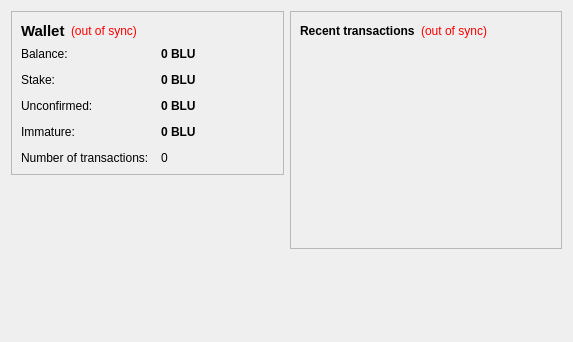
<?xml version="1.0" encoding="UTF-8"?>
<ui version="4.0">
 <class>OverviewPage</class>
 <widget class="QWidget" name="OverviewPage">
  <property name="geometry">
   <rect>
    <x>0</x>
    <y>0</y>
    <width>573</width>
    <height>342</height>
   </rect>
  </property>
  <property name="windowTitle">
   <string>Form</string>
  </property>
  <layout class="QHBoxLayout" name="horizontalLayout" stretch="1,1">
   <item>
    <layout class="QVBoxLayout" name="verticalLayout_2">
     <item>
      <widget class="QFrame" name="frame">
       <property name="frameShape">
        <enum>QFrame::StyledPanel</enum>
       </property>
       <property name="frameShadow">
        <enum>QFrame::Raised</enum>
       </property>
       <layout class="QVBoxLayout" name="verticalLayout_4">
        <item>
         <layout class="QHBoxLayout" name="horizontalLayout_4">
          <item>
           <widget class="QLabel" name="label_5">
            <property name="font">
             <font>
              <pointsize>11</pointsize>
              <weight>75</weight>
              <bold>true</bold>
             </font>
            </property>
            <property name="text">
             <string>Wallet</string>
            </property>
           </widget>
          </item>
          <item>
           <widget class="QLabel" name="labelWalletStatus">
            <property name="toolTip">
             <string>The displayed information may be out of date. Your wallet automatically synchronizes with the AmberCoin network after a connection is established, but this process has not completed yet.</string>
            </property>
            <property name="styleSheet">
             <string notr="true">QLabel { color: red; }</string>
            </property>
            <property name="text">
             <string notr="true">(out of sync)</string>
            </property>
            <property name="alignment">
             <set>Qt::AlignLeading|Qt::AlignLeft|Qt::AlignVCenter</set>
            </property>
           </widget>
          </item>
          <item>
           <spacer name="horizontalSpacer_2">
            <property name="orientation">
             <enum>Qt::Horizontal</enum>
            </property>
            <property name="sizeHint" stdset="0">
             <size>
              <width>40</width>
              <height>20</height>
             </size>
            </property>
           </spacer>
          </item>
         </layout>
        </item>
        <item>
         <layout class="QFormLayout" name="formLayout_2">
          <property name="fieldGrowthPolicy">
           <enum>QFormLayout::AllNonFixedFieldsGrow</enum>
          </property>
          <property name="horizontalSpacing">
           <number>12</number>
          </property>
          <property name="verticalSpacing">
           <number>12</number>
          </property>
          <item row="0" column="0">
           <widget class="QLabel" name="label">
            <property name="text">
             <string>Balance:</string>
            </property>
           </widget>
          </item>
          <item row="0" column="1">
           <widget class="QLabel" name="labelBalance">
            <property name="font">
             <font>
              <weight>75</weight>
              <bold>true</bold>
             </font>
            </property>
            <property name="cursor">
             <cursorShape>IBeamCursor</cursorShape>
            </property>
            <property name="toolTip">
             <string>Your current balance</string>
            </property>
            <property name="text">
             <string notr="true">0 BLU</string>
            </property>
            <property name="textInteractionFlags">
             <set>Qt::LinksAccessibleByMouse|Qt::TextSelectableByKeyboard|Qt::TextSelectableByMouse</set>
            </property>
           </widget>
          </item>
          <item row="1" column="0">
           <widget class="QLabel" name="label_6">
            <property name="text">
             <string>Stake:</string>
            </property>
           </widget>
          </item>
          <item row="1" column="1">
           <widget class="QLabel" name="labelStake">
            <property name="font">
             <font>
              <weight>75</weight>
              <bold>true</bold>
             </font>
            </property>
            <property name="cursor">
             <cursorShape>IBeamCursor</cursorShape>
            </property>
            <property name="toolTip">
             <string>Total of coins that was staked, and do not yet count toward the current balance</string>
            </property>
            <property name="text">
             <string notr="true">0 BLU</string>
            </property>
            <property name="textInteractionFlags">
             <set>Qt::LinksAccessibleByMouse|Qt::TextSelectableByKeyboard|Qt::TextSelectableByMouse</set>
            </property>
           </widget>
          </item>
          <item row="2" column="0">
           <widget class="QLabel" name="label_3">
            <property name="text">
             <string>Unconfirmed:</string>
            </property>
           </widget>
          </item>
          <item row="2" column="1">
           <widget class="QLabel" name="labelUnconfirmed">
            <property name="font">
             <font>
              <weight>75</weight>
              <bold>true</bold>
             </font>
            </property>
            <property name="cursor">
             <cursorShape>IBeamCursor</cursorShape>
            </property>
            <property name="toolTip">
             <string>Total of transactions that have yet to be confirmed, and do not yet count toward the current balance</string>
            </property>
            <property name="text">
             <string notr="true">0 BLU</string>
            </property>
            <property name="textInteractionFlags">
             <set>Qt::LinksAccessibleByMouse|Qt::TextSelectableByKeyboard|Qt::TextSelectableByMouse</set>
            </property>
           </widget>
          </item>
          <item row="3" column="0">
           <widget class="QLabel" name="labelImmatureText">
            <property name="text">
             <string>Immature:</string>
            </property>
           </widget>
          </item>
          <item row="3" column="1">
           <widget class="QLabel" name="labelImmature">
            <property name="font">
             <font>
              <weight>75</weight>
              <bold>true</bold>
             </font>
            </property>
            <property name="toolTip">
             <string>Mined balance that has not yet matured</string>
            </property>
            <property name="text">
             <string notr="true">0 BLU</string>
            </property>
            <property name="textInteractionFlags">
             <set>Qt::LinksAccessibleByMouse|Qt::TextSelectableByKeyboard|Qt::TextSelectableByMouse</set>
            </property>
           </widget>
          </item>
          <item row="4" column="0">
           <widget class="QLabel" name="label_2">
            <property name="text">
             <string>Number of transactions:</string>
            </property>
           </widget>
          </item>
          <item row="4" column="1">
           <widget class="QLabel" name="labelNumTransactions">
            <property name="toolTip">
             <string>Total number of transactions in wallet</string>
            </property>
            <property name="text">
             <string notr="true">0</string>
            </property>
           </widget>
          </item>
         </layout>
        </item>
       </layout>
      </widget>
     </item>
     <item>
      <spacer name="verticalSpacer">
       <property name="orientation">
        <enum>Qt::Vertical</enum>
       </property>
       <property name="sizeHint" stdset="0">
        <size>
         <width>20</width>
         <height>40</height>
        </size>
       </property>
      </spacer>
     </item>
     <item>
      <widget class="QLabel" name="label_6">
       <property name="text">
        <string/>
       </property>
       <property name="pixmap">
        <pixmap resource="../bitcoin.qrc">:/images/backg</pixmap>
       </property>
       <property name="scaledContents">
        <bool>false</bool>
       </property>
       <property name="alignment">
        <set>Qt::AlignCenter</set>
       </property>
       <property name="margin">
        <number>-2</number>
       </property>
      </widget>
     </item>
    </layout>
   </item>
   <item>
    <layout class="QVBoxLayout" name="verticalLayout_3">
     <item>
      <widget class="QFrame" name="frame_2">
       <property name="frameShape">
        <enum>QFrame::StyledPanel</enum>
       </property>
       <property name="frameShadow">
        <enum>QFrame::Raised</enum>
       </property>
       <layout class="QVBoxLayout" name="verticalLayout">
        <item>
         <layout class="QHBoxLayout" name="horizontalLayout_2">
          <item>
           <widget class="QLabel" name="label_4">
            <property name="text">
             <string>&lt;b&gt;Recent transactions&lt;/b&gt;</string>
            </property>
           </widget>
          </item>
          <item>
           <widget class="QLabel" name="labelTransactionsStatus">
            <property name="toolTip">
             <string>The displayed information may be out of date. Your wallet automatically synchronizes with the AmberCoin network after a connection is established, but this process has not completed yet.</string>
            </property>
            <property name="styleSheet">
             <string notr="true">QLabel { color: red; }</string>
            </property>
            <property name="text">
             <string notr="true">(out of sync)</string>
            </property>
            <property name="alignment">
             <set>Qt::AlignRight|Qt::AlignTrailing|Qt::AlignVCenter</set>
            </property>
           </widget>
          </item>
          <item>
           <spacer name="horizontalSpacer">
            <property name="orientation">
             <enum>Qt::Horizontal</enum>
            </property>
            <property name="sizeHint" stdset="0">
             <size>
              <width>40</width>
              <height>20</height>
             </size>
            </property>
           </spacer>
          </item>
         </layout>
        </item>
        <item>
         <widget class="QListView" name="listTransactions">
          <property name="styleSheet">
           <string notr="true">QListView { background: transparent; }</string>
          </property>
          <property name="frameShape">
           <enum>QFrame::NoFrame</enum>
          </property>
          <property name="verticalScrollBarPolicy">
           <enum>Qt::ScrollBarAlwaysOff</enum>
          </property>
          <property name="horizontalScrollBarPolicy">
           <enum>Qt::ScrollBarAlwaysOff</enum>
          </property>
          <property name="selectionMode">
           <enum>QAbstractItemView::NoSelection</enum>
          </property>
         </widget>
        </item>
       </layout>
      </widget>
     </item>
     <item>
      <spacer name="verticalSpacer_2">
       <property name="orientation">
        <enum>Qt::Vertical</enum>
       </property>
       <property name="sizeHint" stdset="0">
        <size>
         <width>20</width>
         <height>40</height>
        </size>
       </property>
      </spacer>
     </item>
    </layout>
   </item>
  </layout>
 </widget>
 <resources/>
 <connections/>
</ui>
